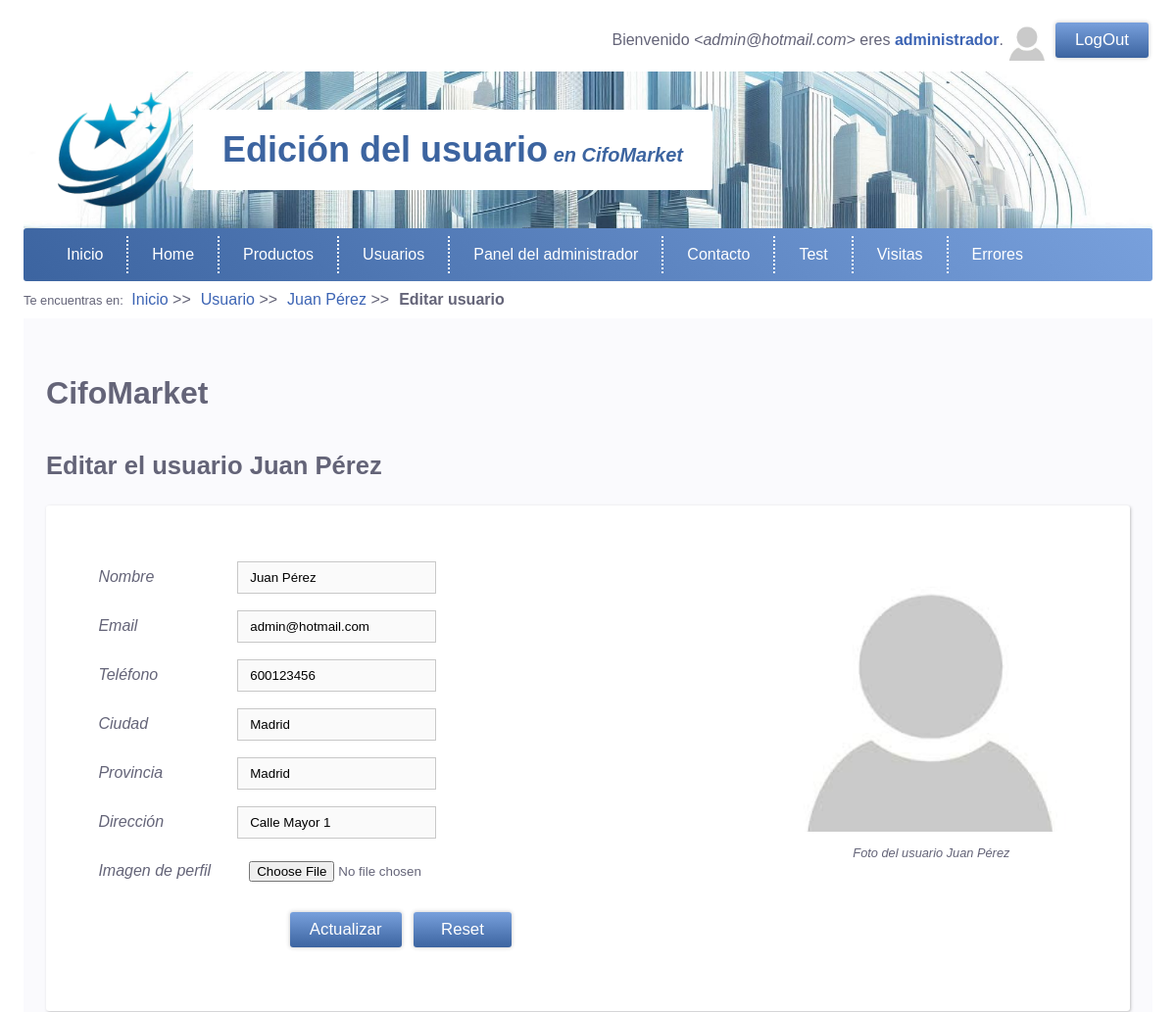
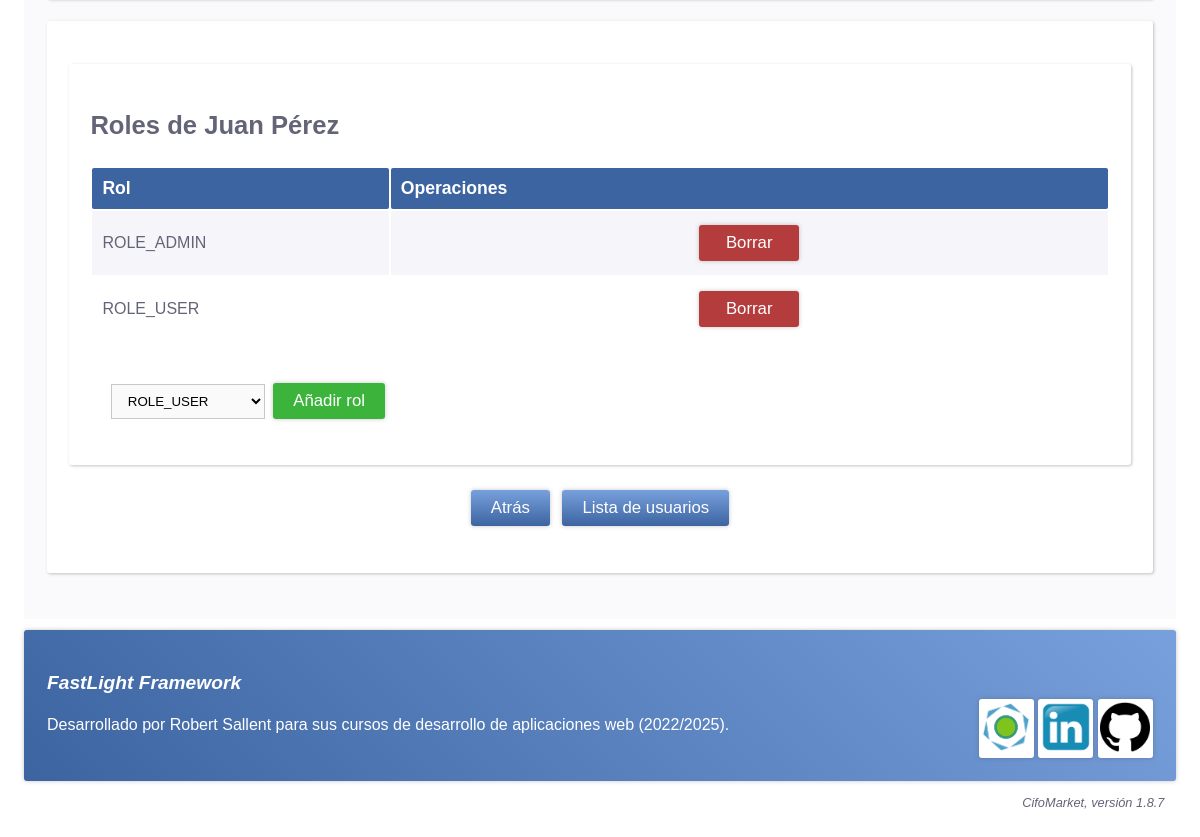
Screenshot of /User/edit/1 (signed in) with the database file from the repository (2 pictures, top to bottom).
### tables this page shows
CREATE TABLE users(
	id INT PRIMARY KEY auto_increment,
	nombreyapellidos VARCHAR(255) NOT NULL,
	email VARCHAR(255) NOT NULL UNIQUE KEY,
	phone VARCHAR(32) NOT NULL UNIQUE KEY,
	password VARCHAR(255) NOT NULL,
	roles VARCHAR(1024) NOT NULL DEFAULT '["ROLE_USER"]',
	foto VARCHAR(256) DEFAULT NULL,
	created_at TIMESTAMP NOT NULL DEFAULT CURRENT_TIMESTAMP,
	updated_at TIMESTAMP NULL DEFAULT NULL ON UPDATE CURRENT_TIMESTAMP,
	poblacion VARCHAR(64) NOT NULL,
	provincia VARCHAR(64) NOT NULL,
	direccion VARCHAR(128) NULL
	
);

### mvc/views/user/edit.php (the view, shortened to what the rows shown need)
 <!DOCTYPE html>
<html lang="es">
	<head>
		<?= $template->css() ?>
	</head>
	<body>
		<?= $template->login() ?>
		<?= $template->header('Edición del usuario') ?>
		<main>
    		<h1><?= APP_NAME ?></h1>
    		<h2>Editar el usuario <?= $user->nombreyapellidos?></h2>
    		<section class="flex-container gap2">
    		<form method="POST" action="/User/update" class="flex2 no-border" enctype="multipart/form-data">
    			<label>Nombre</label>
    			<input type="text" name="nombreyapellidos" value="<?=old('nombreyapellidos', $user->nombreyapellidos)?>">
    			<br>
    			<label>Email</label>
    			<input type="text" name="email" value="<?=old('email', $user->email)?>">
    			<br>
    			<label>Teléfono</label>
    			<input type="text" name="phone" value="<?=old('phone', $user->phone)?>">
    			<br>
    			<label>Ciudad</label>
    			<input type="text" name="poblacion" value="<?=old('poblacion', $user->poblacion)?>">
    			<br>
    			<label>Provincia</label>
    			<input type="text" name="provincia" value="<?=old('provincia', $user->provincia)?>">
    			<br>
    			<label>Dirección</label>
    			<input type="text" name="direccion" value="<?=old('direccion', $user->direccion)?>">
    			<br>
    			<label>Imagen de perfil</label>
    			<input type="file" name="foto" accept="image/*" id="file-with-preview">
    			<br>
    			<div class="centrado my2">
    				<input type="submit" class="button" name="actualizar" value="Actualizar">
    				<input type="reset" class="button" value="Reset">
    			</div>
    		</form>
    		<figure class="flex1 centrado p2">
    			<img src="<?=USER_IMAGE_FOLDER.'/'.($user->foto ?? DEFAULT_USER_IMAGE)?>"
    				class="cover" id="preview-image" alt="Previsualización de la foto">
    			<figcaption>Foto del usuario <?="$user->nombreyapellidos"?></figcaption>
    		</figure>
    		</section>
    		<section>
    			<?php if(Login::isAdmin()){?>
    			<section>
                    <h2>Roles de <?= htmlspecialchars($user->nombreyapellidos) ?></h2>
                    <?php if (empty($user->roles)) { ?>
                        <div class='warning p2'><p>No se han indicado roles.</p></div>
                    <?php } else { ?>
                        <table class="table w100">
                            <tr>
                                <th>Rol</th><th>Operaciones</th>
                            </tr>
                            <?php foreach ($user->roles as $role) { ?>
                                <tr>
                                    <td><?= $role ?></td>
                                    <td class="centrado">
                                        <form method="POST" class="no-border" action="/User/removerole">
                                            <input type="submit" class="button-danger" name="remove" value="Borrar">
                                        </form>
                                    </td>
                                </tr>
                            <?php } ?>
                        </table>
                    <?php } ?>
                    <form class="w50 m0 no-border" method="POST" action="/User/addrole">
                        <select name="role">
                            <?php foreach (USER_ROLES as $roleName) { ?>
                                <option value="<?= $roleName ?>"><?= $roleName ?></option>
                            <?php } ?>
                        </select>
                        <input class="button-success" type="submit" name="add" value="Añadir rol">
                    </form>
                </section>
               <?php } ?>
			<div class="centrado my2">
			</div>
		</main>
	</body>
</html>

### templates/Base.php (shortened to what the rows shown need)
<?php
class Base implements TemplateInterface{
    protected array $css = [
        'standard'  => '/css/base.css',
        'tablet'    => '/css/base_tablet.css',
        'phone'     => '/css/base_phone.css',
        'printer'   => '/css/base_printer.css'
    ];
    protected array $mediaQueries = [
        'standard'  => 'screen',
        'tablet'    => 'screen and (max-width: 850px) and (min-width: 451px)',
        'phone'     => 'screen and (max-width: 450px)',
        'printer'   => 'print'
    ];
    public function css(){
        $html = "\n";
        foreach($this->css as $device => $file){
            if($file){
                $html .= "\t\t<link rel='stylesheet' media='".($this->mediaQueries[$device])."' type='text/css' href='$file'>\n";
            }
        }
        return $html;
    }
    public function login(){
        if(Login::guest()){
            $html = "
            <div class='derecha'>
               <a class='button' href='/Login'>LogIn</a>
            </div>";
        }else{
            $user = Login::user();
            $html = "
            <div class='right'>
                <span class='pc'>Bienvenido</span>
                <a class='negrita' href='/User/home'>
                    $user->displayname
                </a>
                <span class='pc cursiva'>&lt;$user->email&gt;</span>";
                if($user->isAdmin())
                    $html .= "
                <span class='pc'> eres
                    <a class='negrita' href='/Panel/admin'>administrador</a>.
                </span>";
                $html .= "
                <img class='xx-small middle my1'
                    src='".USER_IMAGE_FOLDER."/".($user->picture ?? DEFAULT_USER_IMAGE)."'
                    alt='Imagen de perfil'>
                <a class='button' href='/Logout'>LogOut</a>
            </div>";
        }
        return $html;
    }
    public function header(
        ?string $title    = NULL,
        ?string $subtitle = NULL
    ){
        return "
            <header>
                <figure>
                    <a href='/'>
                        <img alt='FastLight Logo' src='/images/template/fastlight_base.png'>
                    </a>
                </figure>
                <hgroup>
            	   <h1>".($title ?? 'Página sin título' )."<span class='small italic'> en ".APP_NAME."</span></h1>
                   ".($subtitle ? '<p>'.$subtitle.'</p>' : '')."
                </hgroup>
            </header>
        ";
    }
    public function menu(){
        $user = Login::user();
        $html = "<menu class='menu'>";
        $html .=   "<li><a href='/'>Inicio</a></li>";
        if(Login::check())
        $html .=   "<li><a href='/User/show/{$user->id}'>Home</a></li>";
        $html .=   "<li><a href='/Producto'>Productos</a></li>";
        if(Login::role('ROLE_ADMIN'))
        $html .=   "<li><a href='/User'>Usuarios</a></li>";
        if(Login::role('ROLE_ADMIN'))
        $html .=   "<li><a href='/Panel/admin'>Panel del administrador</a></li>";
        $html .= "<li><a href='/Contacto'>Contacto</a></li>";
        if(Login::role('ROLE_ADMIN'))
            $html .=   "<li><a href='/Test'>Test</a></li>";
            if(Login::role('ROLE_ADMIN'))
            $html .=   "<li><a href='/Stat'>Visitas</a></li>";
            if(Login::role('ROLE_ADMIN'))
            $html .=   "<li><a href='/Error/list'>Errores</a></li>";
        $html .= "</menu>";
        $html .= "</nav>";
        return $html;
    }
}

### rows the page displays
users: email "admin@hotmail.com", nombreyapellidos "Juan Pérez", phone "600123456", poblacion "Madrid", provincia "Madrid", direccion "Calle Mayor 1"

### other values shown
$title "Edición del usuario"
APP_NAME "CifoMarket"
$miga "Inicio"
$miga "Usuario"
$miga "Juan Pérez"
$miga "Editar usuario"
$role "ROLE_ADMIN"
$role "ROLE_USER"
form field role "ROLE_USER"
